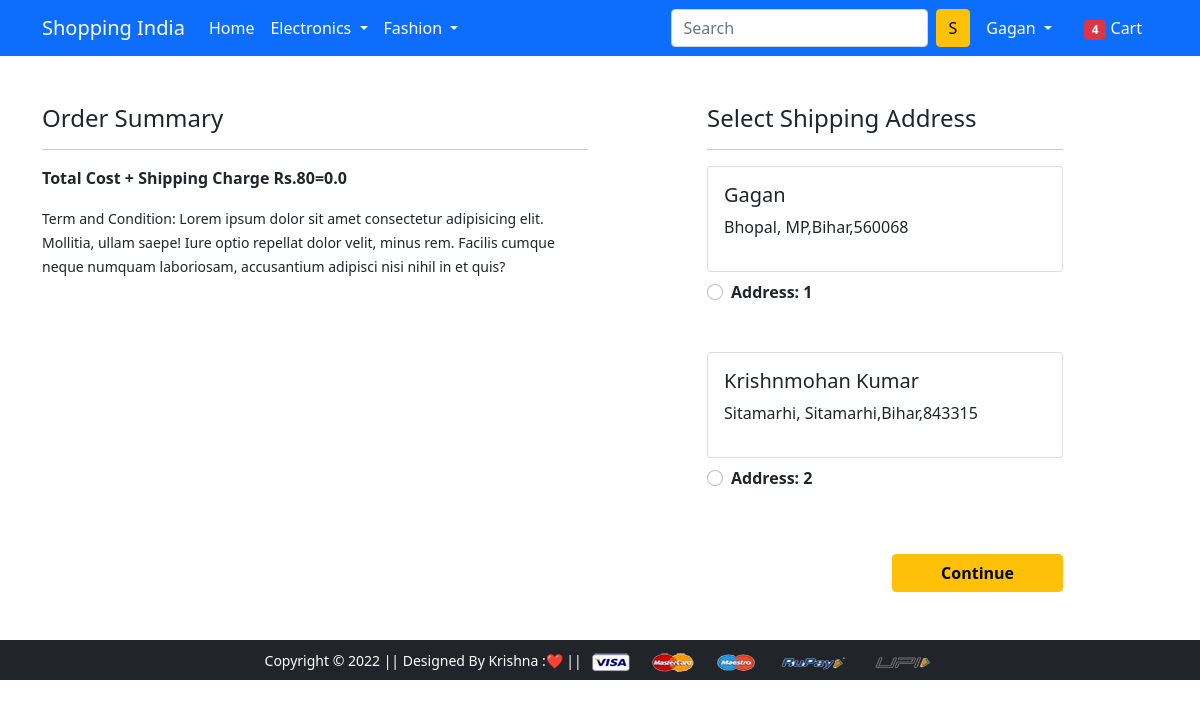
Page /checkout/ (signed in) on the earlier database version.
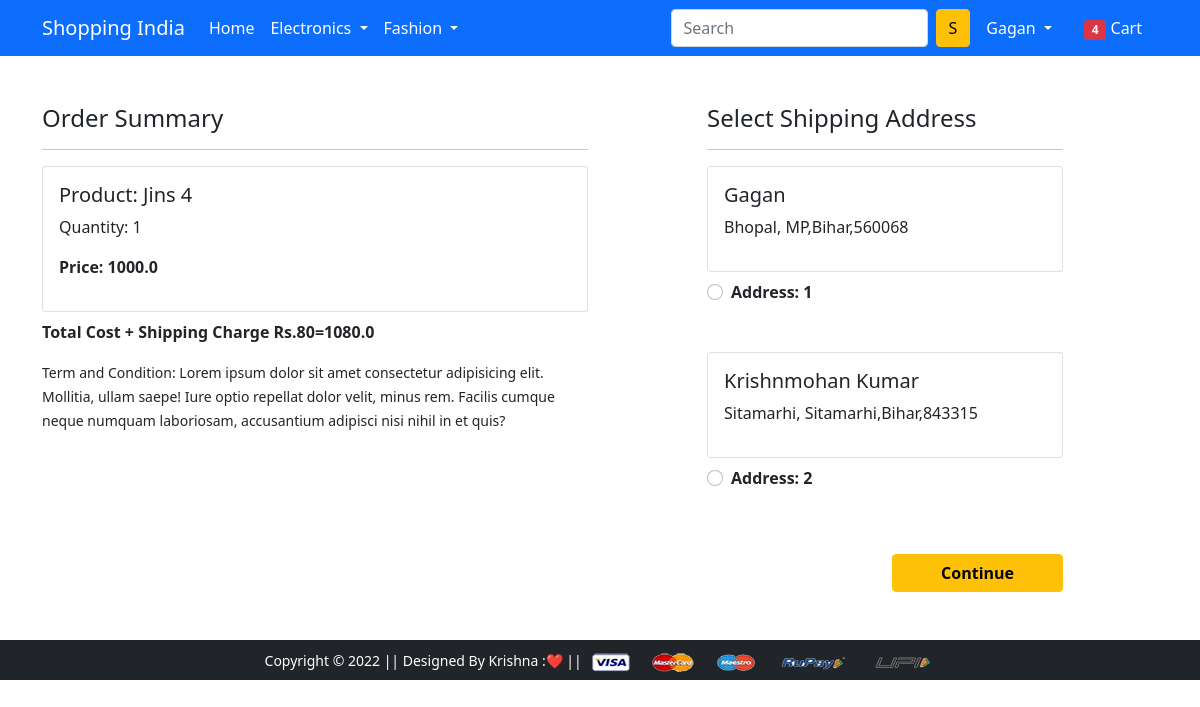
Same page on the later database version.
### app/models.py (models this page shows, shortened)
class Coustomer(models.Model):
    user=models.ForeignKey(User, on_delete=models.CASCADE)
    name=models.CharField(max_length=200)
    locality=models.CharField(max_length=200)
    city=models.CharField(max_length=50)
    zipcode=models.IntegerField()
    state=models.CharField(choices=STATE_CHOICES, max_length=50)

class Cart(models.Model):
    user=models.ForeignKey(User, on_delete=models.CASCADE)
    product=models.ForeignKey(Product, on_delete=models.CASCADE)
    quantity=models.PositiveIntegerField(default=1)
    @property
    def total_cost(self):
        return self.quantity * self.product.discount_price

class Product(models.Model):
    title=models.CharField(max_length=100)
    selling_price=models.FloatField()
    discount_price=models.FloatField()
    description=models.TextField()
    brand=models.CharField(max_length=100)
    category=models.CharField(choices=CATEGORY_CHOICES, max_length=2)
    product_image=models.ImageField(upload_to='uploadmage/productimg')

### app/views.py (the view)
# urls.py: path('checkout/', views.checkout, name='checkout'),
@login_required
def checkout(request):
    user=request.user
    add=Coustomer.objects.filter(user=user)
    cart_items=Cart.objects.filter(user=user)
    amount=0.0
    shipping_amount=80
    totalamount=0.0
    cart_product=[p for p in Cart.objects.all() if p.user == request.user]
    if cart_product:
        for p in cart_product:
            tempamount=(p.quantity * p.product.discount_price)
            amount +=tempamount
        totalamount=amount+shipping_amount
    return render(request, 'app/checkout.html',{'add':add, 'totalamount':totalamount, 'cart_items':cart_items ,"shipping_amount":shipping_amount},)

### app/templates/app/checkout.html (shortened to what this page needs)
{% extends 'app/base.html' %}
{% load static %}
{% block main-content %}
<div class="container">
 <div class="row mt-5">
  <div class="col-sm-6">
    <h4>Order Summary</h4>
    <hr>
    {% for item in cart_items %}
      <div class="card mb-2">
        <div class="card-body">
          <h5>Product: {{item.product.title}}</h5>
          <p>Quantity: {{item.quantity}}</p>
          <p class="fw-bold">Price: {{item.total_cost}}</p>
        </div>
      </div>
      {% endfor %}
      <p class="fw-bold">Total Cost + Shipping Charge Rs.{{shipping_amount}}={{totalamount}}</p>
    <small>Term and Condition: Lorem ipsum dolor sit amet consectetur adipisicing elit. Mollitia, ullam saepe! Iure optio repellat dolor velit, minus rem. Facilis cumque neque numquam laboriosam, accusantium adipisci nisi nihil in et quis?</small>
  </div>
  <div class="col-sm-4 offset-sm-1">
    <h4>Select Shipping Address</h4>
    <hr>
    <form action="/paymentdone">
      {% for ad in add%}
      <div class="card">
        <div class="card-body">
        <h5>{{ad.name}}</h5>
        <p>{{ad.locality}}, {{ad.city}},{{ad.state}},{{ad.zipcode}}</p>
        </div>
      </div>
        <div class="form-check mt-2 mb-5">
          <input class="form-check-input" type="radio"name="custid" id="custadd{{forloop.counter}}" value="{{ad.id}}">
          <label class="form-check-label fw-bold" for="custadd{{forloop.counter}}">
            Address: {{forloop.counter}} </label>
        </div>
        {% endfor %}
        <div class="text-end">
          <button type="submit" class="btn btn-warning mt-3 px-5 fw-bold">Continue</button>
        </div>
      </form>
    </div>
  </div>
</div>
{% endblock main-content %}

Differences in the rows shown:
added Cart: product "Jins 4", quantity "1", total_cost "1000.0"
Other differences:
{{ totalamount }}: "0.0" → "1080.0"
